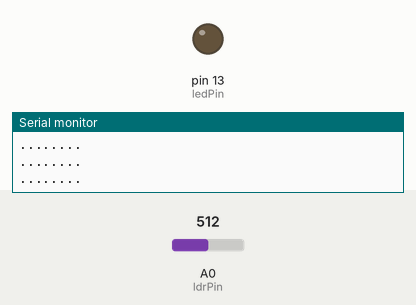
Recording of a sketch running on a simulated Arduino Uno, built with avr-gcc and run on an emulated ATmega328P. Shown: output pins drawn as LEDs (lit = HIGH), the last lines printed to the serial monitor. Inputs (shaded band) come from the test bench; at power-on: A0 (ldrPin) = 512.

Above: at 1.2 s.
1.3 s: A0 (ldrPin) set to 56
2.8 s: A0 (ldrPin) set to 48
At 4.0 s:
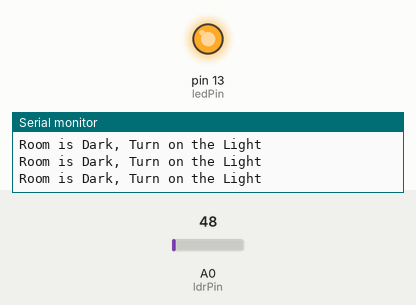
4.3 s: A0 (ldrPin) set to 122
At 4.6 s:
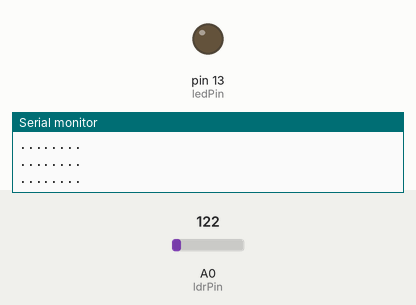
Timing chart, 0 to 7.3 s (numbered marks = the images above; inputs shaded):
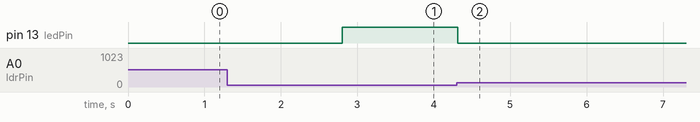

The sketch:

Analog.ino
```cpp
 const int ledPin = 13;
const int ldrPin = A0;
void setup() {
  // put your setup code here, to run once:
  Serial.begin(9600);
  pinMode(ledPin,OUTPUT);
  pinMode(ldrPin,INPUT);
}

void loop() {
  // put your main code here, to run repeatedly:
  int ldrSTATUS = analogRead(ldrPin);

  if(ldrSTATUS <=50){
    digitalWrite(ledPin, HIGH);
    Serial.println("Room is Dark, Turn on the Light");
  }
  else {
    digitalWrite(ledPin, LOW);
    Serial.println("........");
  }
}
```

Measured:
- the behaviour switches between 51 and 50 on A0 (ldrPin) (found by bisection; images 0 and 1)
- after the input at 2.8 s, pin 13 (ledPin): LOW → HIGH at once
- after the input at 4.3 s, pin 13 (ledPin): HIGH → LOW at once
